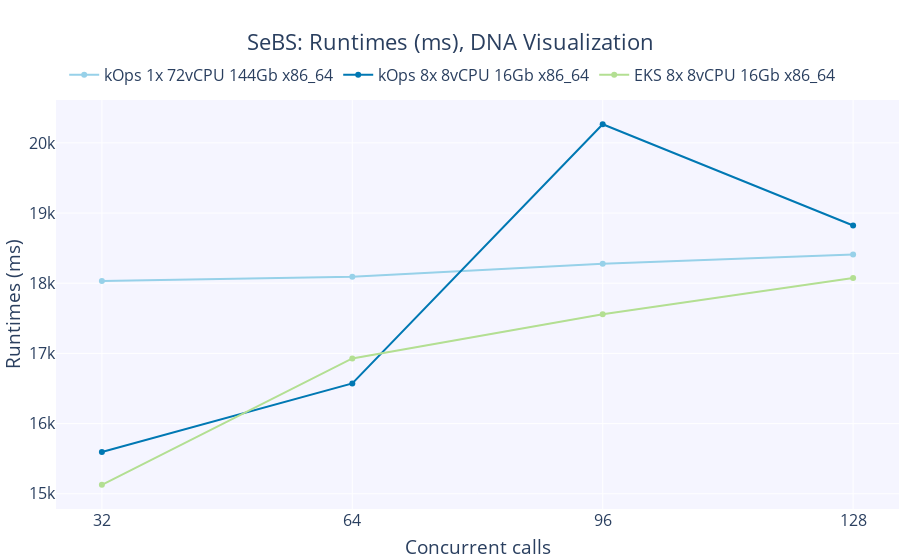

Here is the notebook cell this chart was saved with:
### Code cell
fig = go.Figure()

# Add figure title
fig.update_layout(
    legend=dict(
        orientation="h",
        yanchor="bottom",
        y=1.02,
        xanchor="center",
        x=0.47
    ),
    margin=dict(
        # t=1,
        b=1,
        l=1,
        r=1,
        autoexpand=True
    ),
    font=dict(
        size=16
    ),
    title = dict(
        text = "SeBS: Runtimes (ms), DNA Visualization",
        x = 0.5,
        xanchor = 'center'
    ),
    xaxis = dict(
        tickmode = 'array',
        tickvals = concurrent_calls
    ),
    xaxis_title_text='Concurrent calls',
    yaxis_title_text='Runtimes (ms)',
    plot_bgcolor=bgColor
)

for i, k in enumerate(clusters):
    fig.add_trace(
        go.Scatter(
            x = concurrent_calls,
            y = [sebs_df[k]['dna'][c]['runtime'].mean() for c in concurrent_calls], 
            name = k,
            marker_color=colorPallet[i]
        )
    )
    
fig.show()

### Figure 1 — Plotly figure (JSON) as saved in the notebook; plotly's stock layout.template omitted (floating-point values rounded to 4 significant figures)
{"data": [{"marker": {"color": "rgba(151, 209, 233, 255)"}, "name": "kOps 1x 72vCPU 144Gb x86_64", "type": "scatter", "x": [32, 64, 96, 128], "y": [18030.0, 18090.0, 18280.0, 18410.0]}, {"marker": {"color": "rgba(0, 120, 179, 255)"}, "name": "kOps 8x 8vCPU 16Gb x86_64", "type": "scatter", "x": [32, 64, 96, 128], "y": [15600.0, 16570.0, 20270.0, 18820.0]}, {"marker": {"color": "rgba(179, 223, 146, 255)"}, "name": "EKS 8x 8vCPU 16Gb x86_64", "type": "scatter", "x": [32, 64, 96, 128], "y": [15130.0, 16930.0, 17560.0, 18070.0]}], "layout": {"font": {"size": 16}, "legend": {"orientation": "h", "x": 0.47, "xanchor": "center", "y": 1.02, "yanchor": "bottom"}, "margin": {"autoexpand": true, "b": 1, "l": 1, "r": 1}, "plot_bgcolor": "rgba(245,245,255,255)", "title": {"text": "SeBS: Runtimes (ms), DNA Visualization", "x": 0.5, "xanchor": "center"}, "xaxis": {"autorange": true, "range": [25.97, 134.0], "tickmode": "array", "tickvals": [32, 64, 96, 128], "title": {"text": "Concurrent calls"}, "type": "linear"}, "yaxis": {"autorange": true, "range": [14760.0, 20630.0], "title": {"text": "Runtimes (ms)"}, "type": "linear"}}}
